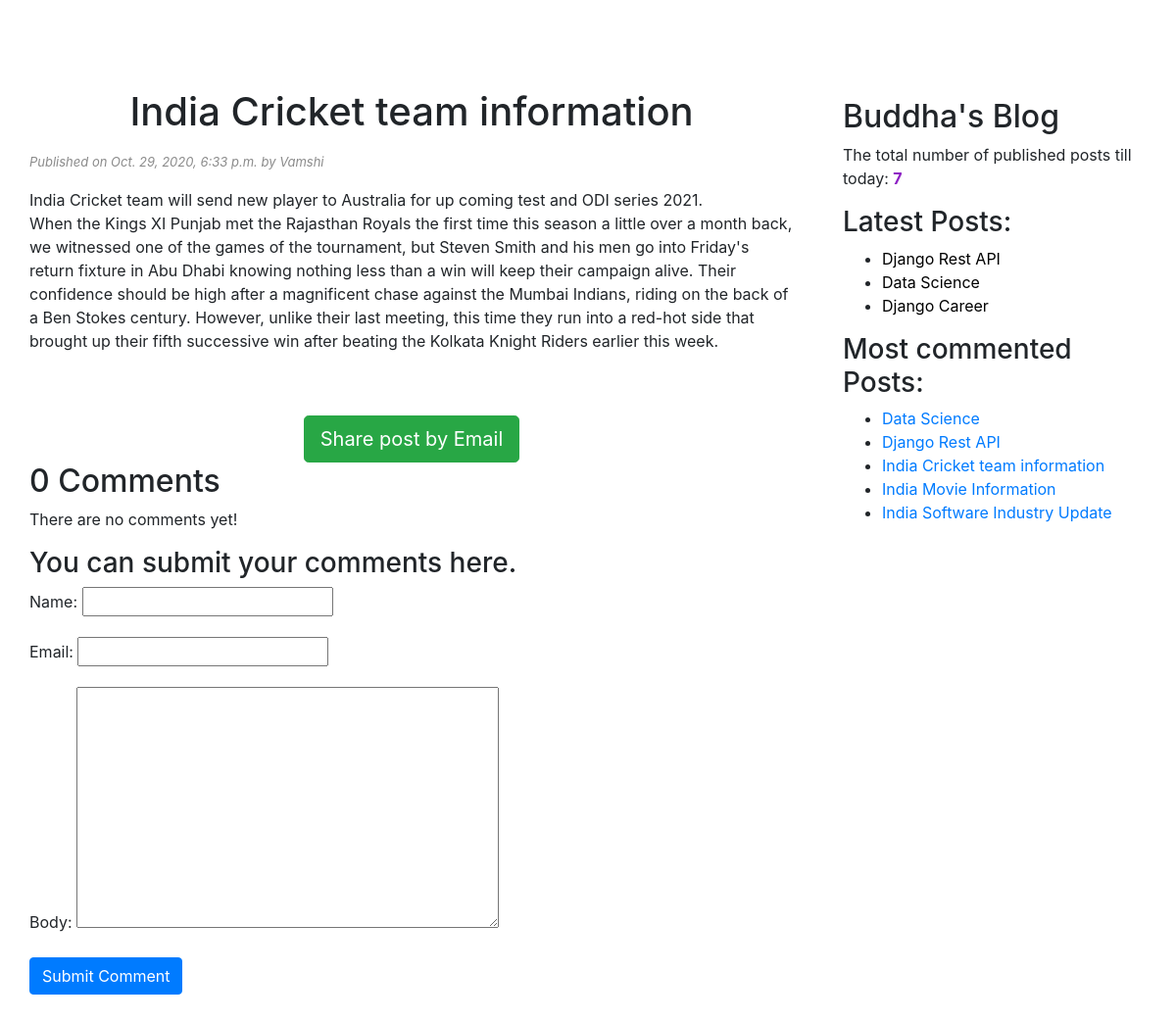
The app's page /2020/10/29/india-cricket-team-information/ with its own data.
### blogapp/models.py (models this page shows, shortened)
class Post(models.Model):
    STATUS_CHOICES = (('draft', 'Draft'), ('published', 'Published'))
    title = models.CharField(max_length=256)
    slug = models.SlugField(max_length=264, unique_for_date='publish')
    author = models.ForeignKey(User, related_name='blog_posts', on_delete=models.CASCADE)
    body = models.TextField()
    publish = models.DateTimeField(default=timezone.now)
    created = models.DateTimeField(auto_now_add=True)
    updated = models.DateTimeField(auto_now=True)
    status = models.CharField(max_length=10, choices=STATUS_CHOICES, default='draft')
    objects = CustomManager()
    tags = TaggableManager()
    class Meta:
        ordering = ('-publish',)
    def get_absolute_url(self):
        return reverse('post_detail', args=[self.publish.year, self.publish.strftime('%m'),
                                            self.publish.strftime('%d'), self.slug])

### blogapp/views.py (the view)
def post_detail_view(request, year, month, day, post):
    post = get_object_or_404(Post, slug=post,
                             status='published',
                             publish__year=year,
                             publish__month=month,
                             publish__day=day)
    comments = post.comments.filter(active=True)
    csubmit = False
    if request.method == 'POST':
        form = CommentForm(request.POST)
        if form.is_valid():
            new_comment = form.save(commit=False)
            new_comment.post = post
            new_comment.save()
            csubmit = True
    else:
        form = CommentForm()
    return render(request, 'blogapp/post_details.html', {'post': post, 'form': form, 'csubmit': csubmit,
                                                         'comments': comments})

### blogapp/forms.py
class CommentForm(forms.ModelForm):
    class Meta:
        model = Comment
        fields = ('name', 'email', 'body')

### blogapp/models.py (called while the page is built)
    def get_queryset(self):
        return super().get_queryset().filter(status='published')

### blogapp/templatetags/blogapp_tags.py (called while the page is built)
@register.simple_tag(name='my_tag')
def total_posts():
    return Post.objects.count()

@register.inclusion_tag('blogapp/latest_posts123.html')
def show_latest_posts():
    latest_posts = Post.objects.order_by('-publish')[:3]
    return {'latest_posts': latest_posts}

@register.simple_tag
def get_most_commented_posts(count=5):
    return Post.objects.annotate(total_comments=Count('comments')).order_by('-total_comments')[:count]

### templates/blogapp/post_details.html (shortened to what this page needs)
<!DOCTYPE html>
{% extends 'blogapp/base.html'%}
    {%block content%}
    <h1>{{post.title}}</h1>
        <p id="date">Published on {{post.publish}} by {{post.author|title}}</p>
        {{post.body|linebreaks}}<br><br>
        <div class="container" align="center">
            <a href="/{{post.id}}/share" class="btn btn-lg btn-success">Share post by Email</a>
        </div>
        {% with comments.count as comments_count%}
            <h2>{{comments_count}} Comment{{comments_count|pluralize}}</h2>
        {%endwith%}
        {%if comments%}
            {%for comment in comments%}
                <p id="ch">Comment {{forloop.counter}} by {{comment.name}} on {{comment.created}}</p>
                <div class="cb">{{comment.body|linebreaks}}</div>
            {%endfor%}
        {%else%}
            <p>There are no comments yet!</p>
        {%endif%}
        {%if csubmit %}
            <h3>Your comment added successfully</h3>
        {%else%}
            <h3>You can submit your comments here.</h3>
            <form method="POST">
            {{form.as_p}}
                <input type="submit" name="" value="Submit Comment" class="btn btn-primary">
            </form>
        {%endif%}
    {%endblock%}

### templates/blogapp/base.html (shortened to what this page needs)
<!DOCTYPE html>
{%load blogapp_tags%}
{%load static%}
<html lang="en">
<head>
    <link rel="stylesheet" href="https://stackpath.bootstrapcdn.com/bootstrap/4.3.1/css/bootstrap.min.css"
>
    <link rel="stylesheet" href="{% static "css/blogstyle.css" %}">
</head>
<body>
<div class="content">
    {%block content%}
    {%endblock%}
</div>
<div class="sidebar">
    <h2>Buddha's Blog</h2>
    <p>The total number of published posts till today: <span id="pcount">{%my_tag%}</span></p>
    <h3>Latest Posts: </h3>{% show_latest_posts %}
    <h3>Most commented Posts:</h3>
    {% get_most_commented_posts as most_commented_posts %}
    <ul>
        {%for post in most_commented_posts%}
        <li><a href="{{post.get_absolute_url}}">{{post.title}}</a></li>
        {%endfor%}
    </ul>
</div>
</body>
</html>

### templates/blogapp/latest_posts123.html
<ul>
    {%for post in latest_posts %}
    <li><a class="one" href="{{post.get_absolute_url}}">{{post.title}}</a></li>
    {%endfor%}
</ul>

### static/css/blogstyle.css (style rules this page uses)
.content { width : 70% ; float : left ; padding : 30px; margin-top: 60px; }
.sidebar { width: 30% ; float: right ; padding : 20px; margin-top: 80px; }
h1 { text-align: center; padding-bottom : 10px }
#date,#ch { font-size: 13px; font-style: italic; color:#8B8B8B; }
#pcount { color: #8D20C4; font-weight: bold; }
a.one:link { color:#000000; }

### records on screen
Post: title "India Cricket team information", publish "Oct. 29, 2020, 6:33 p.m.", author "Vamshi", body "India Cricket team will send new player to Australia for up coming test and ODI series 2021. When the Kings XI Punjab met the Rajasthan Royals the first time this season a little over a month back, we witnessed one of the games of the tournament, but Steven Smith and his men go into Friday's return fixture in Abu Dhabi knowing nothing less than a win will keep their campaign alive. Their confidence should be high after a magnificent chase against the Mumbai Indians, riding on the back of a Ben Stokes century. However, unlike their last meeting, this time they run into a red-hot side that brought up their fifth successive win after beating the Kolkata Knight Riders earlier this week."
Post: title "Django Rest API"
Post: title "Data Science"
Post: title "Django Career"
Post: title "India Movie Information"
Post: title "India Software Industry Update"

### other values on screen
{{ comments_count }} "0"
